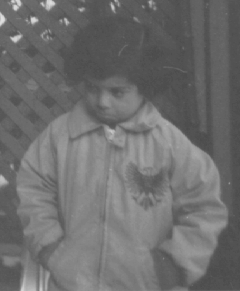
#> input picture Lista - Arthur Schneider de Oliveira/imagens/pout.tif, 240 x 291 px
$ python 2exercicio.py
#> lines starting #> are read from the running program, lines starting #| are printed output that depends on the picture
import cv2
import numpy as np
import matplotlib.pyplot as plt

img = cv2.imread('pout.tif')
#> img is the input picture: shape (291, 240, 3); min 74, max 224, mean 110.3
img_gray = cv2.cvtColor(img, cv2.COLOR_BGR2GRAY)

img_norm = cv2.equalizeHist(img_gray)
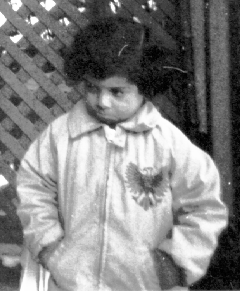
#> img_norm: shape (291, 240); min 0, max 255, mean 130.4

#calcular hist
hist_original = cv2.calcHist([img], [0], None, [256], [0, 256])
#> hist_original = 256 values, max 3628 at index 82, min 0 at index 0, mean 272.8
hist_norm = cv2.calcHist([img_norm], [0], None, [256], [0, 256])
#> hist_norm = 256 values, max 3628 at index 25, min 0 at index 1, mean 272.8

plt.imshow(img, cmap='gray')
plt.title('Imagem Original')
plt.show()

plt.plot(hist_original, color='black')
plt.title('Histograma Original')
plt.show()
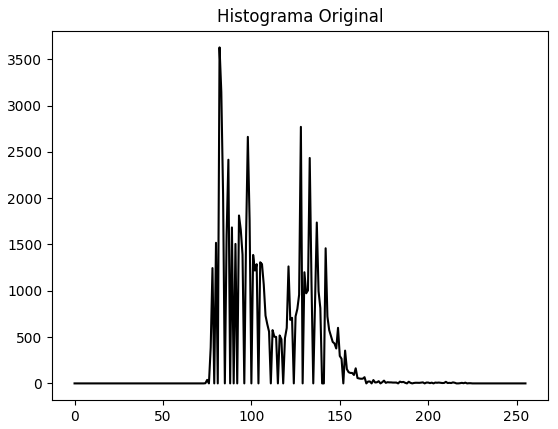
#> figure drawn by matplotlib, 1 panel; curve peaks at x = 82, y = 3628

plt.imshow(img_norm, cmap='gray')
plt.title('Imagem Contraste Melhorado')
plt.show()

plt.plot(hist_norm, color='black')
plt.title('Histograma da Imagem Contraste Melhorado')
plt.show()
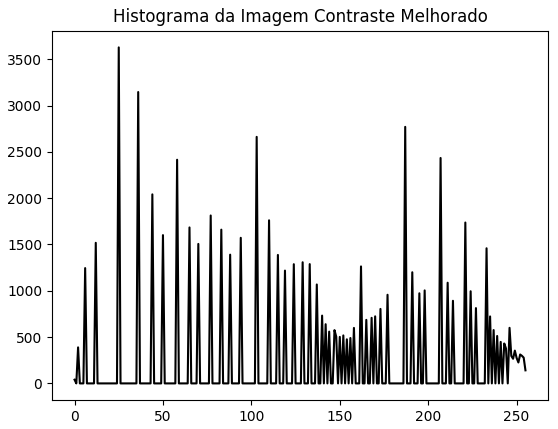
#> figure drawn by matplotlib, 1 panel; curve peaks at x = 25, y = 3628

$ run again, with Lista - Arthur Schneider de Oliveira/imagens/hw2_cone.jpg saved as Lista - Arthur Schneider de Oliveira/imagens/pout.tif
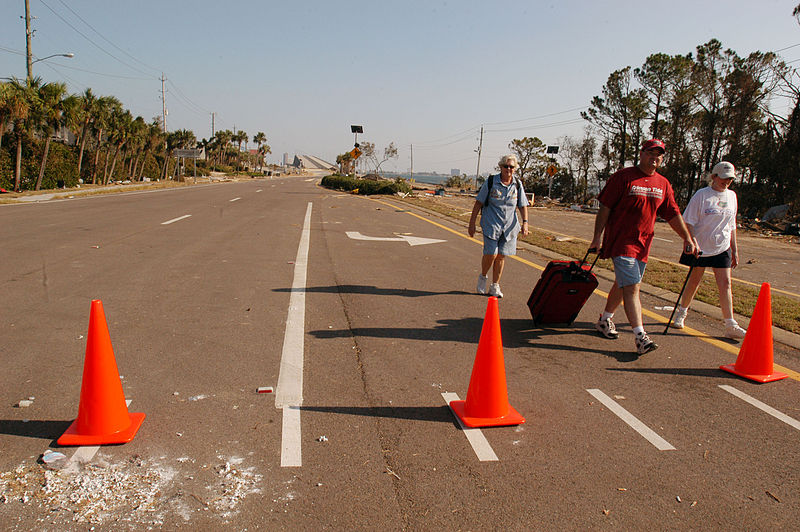
#> input picture Lista - Arthur Schneider de Oliveira/imagens/hw2_cone.jpg, 800 x 532 px
#> img is the input picture: shape (532, 800, 3); mean B, G, R 100.7, 115.7, 140.4
#> `img_norm = cv2.equalizeHist(img_gray)`:
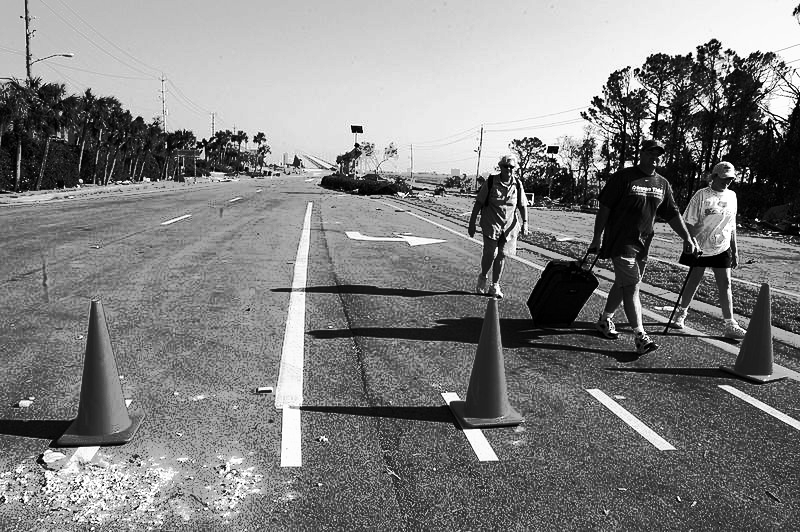
#> img_norm: shape (532, 800); min 0, max 255, mean 128.6
#> hist_original = 256 values, max 10212 at index 0, min 5 at index 252, mean 1662.5
#> hist_norm = 256 values, max 9415 at index 127, min 0 at index 52, mean 1662.5
#> `plt.show()`:
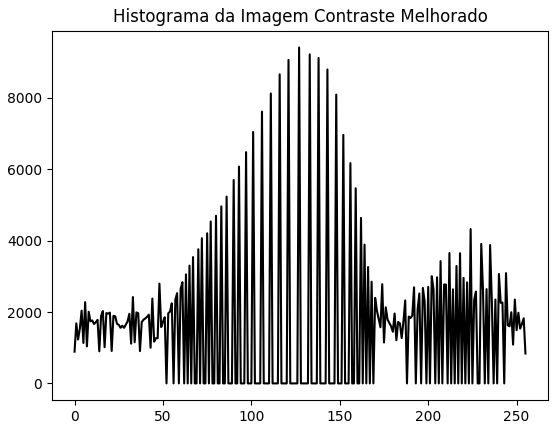
#> figure drawn by matplotlib, 1 panel; curve peaks at x = 127, y = 9415
